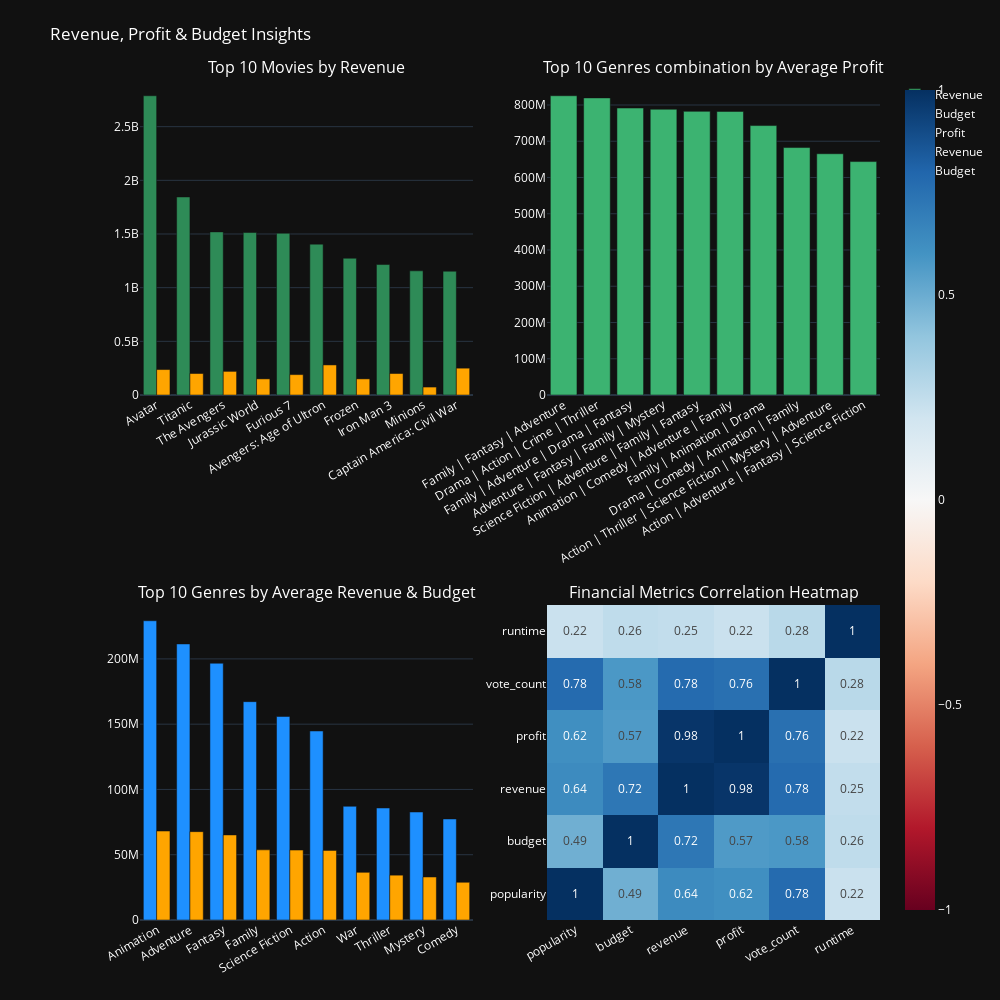

Notebook code for this chart:
### Code cell
financial_df = ["popularity","budget","revenue","profit","vote_count","runtime"]
corr_matrix = df[financial_df].corr()

# 1) Top 10 Movies by Revenue
top10_revenue = df.sort_values("revenue", ascending=False).head(10)

# 2) Top 10 Genres by Profit
df["Genres_combo"] = df["Genres_names"].apply(lambda x: " | ".join(x) if isinstance(x, list) else x)
top10_genres_profit = (
    df.groupby("Genres_combo")["profit"]
    .mean()
    .sort_values(ascending=False)
    .head(10)
)

# 3) Average Revenue & Budget by Genre
df_exploded = df.explode("Genres_names")
avg_rev_budget_genre = (
    df_exploded.groupby("Genres_names")[["revenue", "budget"]]
    .mean()
    .sort_values("revenue", ascending=False)
    .head(10)
)

# Subplots 2×2
fig = make_subplots(
    rows=2, cols=2,
    subplot_titles=(
        "Top 10 Movies by Revenue",
        "Top 10 Genres combination by Average Profit",
        "Top 10 Genres by Average Revenue & Budget",
        "Financial Metrics Correlation Heatmap"
    )
)

# Subplot 1: Top 10 Movies by Revenue (Revenue + Budget)
fig.add_trace(
    go.Bar(x=top10_revenue["title_x"], y=top10_revenue["revenue"], name="Revenue", marker_color="seagreen"),
    row=1, col=1
)
fig.add_trace(
    go.Bar(x=top10_revenue["title_x"], y=top10_revenue["budget"], name="Budget", marker_color="orange"),
    row=1, col=1
)

# Subplot 2: Top 10 Genres by Profit
fig.add_trace(
    go.Bar(x=top10_genres_profit.index, y=top10_genres_profit.values, name="Profit", marker_color="mediumseagreen"),
    row=1, col=2
)

# Subplot 3: Average Revenue & Budget by Genre
fig.add_trace(
    go.Bar(x=avg_rev_budget_genre.index, y=avg_rev_budget_genre["revenue"], name="Revenue", marker_color="dodgerblue"),
    row=2, col=1
)
fig.add_trace(
    go.Bar(x=avg_rev_budget_genre.index, y=avg_rev_budget_genre["budget"], name="Budget", marker_color="orange"),
    row=2, col=1
)

# Subplot 4: Correlation Heatmap
fig.add_trace(
    go.Heatmap(
        z=corr_matrix.values,
        x=corr_matrix.columns,
        y=corr_matrix.columns,
        colorscale="RdBu",
        zmin=-1, zmax=1,
        text=corr_matrix.round(2).values,
        texttemplate="%{text}",
        hoverongaps=False
    ),
    row=2, col=2
)

fig.update_layout(
    height=1000, width=1000,
    title_text="Revenue, Profit & Budget Insights",
    font=dict(size=12, color="white"),
    margin=dict(t=80, b=80, l=60, r=60),
    barmode="group", template="plotly_dark"
)
fig.update_xaxes(tickangle=-30)

fig.show()

### Figure 1 — Plotly figure (JSON) as saved in the notebook; plotly's stock layout.template omitted (floating-point values rounded to 4 significant figures)
{"data": [{"marker": {"color": "seagreen"}, "name": "Revenue", "type": "bar", "x": ["Avatar", "Titanic", "The Avengers", "Jurassic World", "Furious 7", "Avengers: Age of Ultron", "Frozen", "Iron Man 3", "Minions", "Captain America: Civil War"], "xaxis": "x", "y": [2787965087, 1845034188, 1519557910, 1513528810, 1506249360, 1405403694, 1274219009, 1215439994, 1156730962, 1153304495], "yaxis": "y"}, {"marker": {"color": "orange"}, "name": "Budget", "type": "bar", "x": ["Avatar", "Titanic", "The Avengers", "Jurassic World", "Furious 7", "Avengers: Age of Ultron", "Frozen", "Iron Man 3", "Minions", "Captain America: Civil War"], "xaxis": "x", "y": [237000000, 200000000, 220000000, 150000000, 190000000, 280000000, 150000000, 200000000, 74000000, 250000000], "yaxis": "y"}, {"marker": {"color": "mediumseagreen"}, "name": "Profit", "type": "bar", "x": ["Family | Fantasy | Adventure", "Drama | Action | Crime | Thriller", "Family | Adventure | Drama | Fantasy", "Adventure | Fantasy | Family | Mystery", "Science Fiction | Adventure | Family | Fantasy", "Animation | Comedy | Adventure | Family", "Family | Animation | Drama", "Drama | Comedy | Animation | Family", "Action | Thriller | Science Fiction | Mystery | Adventure", "Action | Adventure | Fantasy | Science Fiction"], "xaxis": "x2", "y": [825500000.0, 819600000.0, 791600000.0, 788200000.0, 782400000.0, 782200000.0, 743200000.0, 682600000.0, 665500000.0, 643900000.0], "yaxis": "y2"}, {"marker": {"color": "dodgerblue"}, "name": "Revenue", "type": "bar", "x": ["Animation", "Adventure", "Fantasy", "Family", "Science Fiction", "Action", "War", "Thriller", "Mystery", "Comedy"], "xaxis": "x3", "y": [229200000.0, 211500000.0, 196700000.0, 167200000.0, 155900000.0, 144800000.0, 87080000.0, 85780000.0, 82710000.0, 77390000.0], "yaxis": "y3"}, {"marker": {"color": "orange"}, "name": "Budget", "type": "bar", "x": ["Animation", "Adventure", "Fantasy", "Family", "Science Fiction", "Action", "War", "Thriller", "Mystery", "Comedy"], "xaxis": "x3", "y": [68130000.0, 67670000.0, 65150000.0, 53730000.0, 53550000.0, 53320000.0, 36530000.0, 34330000.0, 32940000.0, 28890000.0], "yaxis": "y3"}, {"colorscale": [[0, "rgb(103,0,31)"], [0.1, "rgb(178,24,43)"], [0.2, "rgb(214,96,77)"], [0.3, "rgb(244,165,130)"], [0.4, "rgb(253,219,199)"], [0.5, "rgb(247,247,247)"], [0.6, "rgb(209,229,240)"], [0.7, "rgb(146,197,222)"], [0.8, "rgb(67,147,195)"], [0.9, "rgb(33,102,172)"], [1, "rgb(5,48,97)"]], "hoverongaps": false, "text": [[1.0, 0.49, 0.64, 0.62, 0.78, 0.22], [0.49, 1.0, 0.72, 0.57, 0.58, 0.26], [0.64, 0.72, 1.0, 0.98, 0.78, 0.25], [0.62, 0.57, 0.98, 1.0, 0.76, 0.22], [0.78, 0.58, 0.78, 0.76, 1.0, 0.28], [0.22, 0.26, 0.25, 0.22, 0.28, 1.0]], "texttemplate": "%{text}", "type": "heatmap", "x": ["popularity", "budget", "revenue", "profit", "vote_count", "runtime"], "xaxis": "x4", "y": ["popularity", "budget", "revenue", "profit", "vote_count", "runtime"], "yaxis": "y4", "z": [[1.0, 0.4872, 0.6375, 0.6171, 0.7774, 0.2225], [0.4872, 1.0, 0.7223, 0.5701, 0.5806, 0.2568], [0.6375, 0.7223, 1.0, 0.98, 0.777, 0.2492], [0.6171, 0.5701, 0.98, 1.0, 0.7558, 0.2221], [0.7774, 0.5806, 0.777, 0.7558, 1.0, 0.2761], [0.2225, 0.2568, 0.2492, 0.2221, 0.2761, 1.0]], "zmax": 1, "zmin": -1}], "layout": {"annotations": [{"font": {"size": 16}, "showarrow": false, "text": "Top 10 Movies by Revenue", "x": 0.225, "xanchor": "center", "xref": "paper", "y": 1, "yanchor": "bottom", "yref": "paper"}, {"font": {"size": 16}, "showarrow": false, "text": "Top 10 Genres combination by Average Profit", "x": 0.775, "xanchor": "center", "xref": "paper", "y": 1, "yanchor": "bottom", "yref": "paper"}, {"font": {"size": 16}, "showarrow": false, "text": "Top 10 Genres by Average Revenue & Budget", "x": 0.225, "xanchor": "center", "xref": "paper", "y": 0.375, "yanchor": "bottom", "yref": "paper"}, {"font": {"size": 16}, "showarrow": false, "text": "Financial Metrics Correlation Heatmap", "x": 0.775, "xanchor": "center", "xref": "paper", "y": 0.375, "yanchor": "bottom", "yref": "paper"}], "barmode": "group", "font": {"color": "white", "size": 12}, "height": 1000, "margin": {"b": 80, "l": 60, "r": 60, "t": 80}, "title": {"text": "Revenue, Profit & Budget Insights"}, "width": 1000, "xaxis": {"anchor": "y", "domain": [0, 0.45], "tickangle": -30}, "xaxis2": {"anchor": "y2", "domain": [0.55, 1], "tickangle": -30}, "xaxis3": {"anchor": "y3", "domain": [0, 0.45], "tickangle": -30}, "xaxis4": {"anchor": "y4", "domain": [0.55, 1], "tickangle": -30}, "yaxis": {"anchor": "x", "domain": [0.625, 1]}, "yaxis2": {"anchor": "x2", "domain": [0.625, 1]}, "yaxis3": {"anchor": "x3", "domain": [0, 0.375]}, "yaxis4": {"anchor": "x4", "domain": [0, 0.375]}}}
